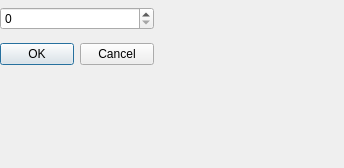
<?xml version="1.0" encoding="UTF-8"?>
<ui version="4.0">
 <class>LayoutIterationDialog</class>
 <widget class="QDialog" name="LayoutIterationDialog">
  <property name="geometry">
   <rect>
    <x>0</x>
    <y>0</y>
    <width>344</width>
    <height>168</height>
   </rect>
  </property>
  <property name="windowTitle">
   <string>Dialog</string>
  </property>
  <widget class="QWidget" name="layoutWidget">
   <property name="geometry">
    <rect>
     <x>0</x>
     <y>0</y>
     <width>154</width>
     <height>74</height>
    </rect>
   </property>
   <layout class="QGridLayout" name="gridLayout">
    <item row="0" column="0">
     <widget class="QSpinBox" name="layoutSpinBox"/>
    </item>
    <item row="1" column="0">
     <widget class="QDialogButtonBox" name="buttonBox">
      <property name="orientation">
       <enum>Qt::Horizontal</enum>
      </property>
      <property name="standardButtons">
       <set>QDialogButtonBox::Cancel|QDialogButtonBox::Ok</set>
      </property>
     </widget>
    </item>
   </layout>
  </widget>
 </widget>
 <resources/>
 <connections>
  <connection>
   <sender>buttonBox</sender>
   <signal>accepted()</signal>
   <receiver>LayoutIterationDialog</receiver>
   <slot>accept()</slot>
   <hints>
    <hint type="sourcelabel">
     <x>153</x>
     <y>73</y>
    </hint>
    <hint type="destinationlabel">
     <x>157</x>
     <y>167</y>
    </hint>
   </hints>
  </connection>
  <connection>
   <sender>buttonBox</sender>
   <signal>rejected()</signal>
   <receiver>LayoutIterationDialog</receiver>
   <slot>reject()</slot>
   <hints>
    <hint type="sourcelabel">
     <x>153</x>
     <y>73</y>
    </hint>
    <hint type="destinationlabel">
     <x>286</x>
     <y>167</y>
    </hint>
   </hints>
  </connection>
  <connection>
   <sender>buttonBox</sender>
   <signal>clicked(QAbstractButton*)</signal>
   <receiver>LayoutIterationDialog</receiver>
   <slot>returnValue()</slot>
   <hints>
    <hint type="sourcelabel">
     <x>76</x>
     <y>57</y>
    </hint>
    <hint type="destinationlabel">
     <x>171</x>
     <y>83</y>
    </hint>
   </hints>
  </connection>
 </connections>
 <slots>
  <slot>returnValue()</slot>
 </slots>
</ui>
